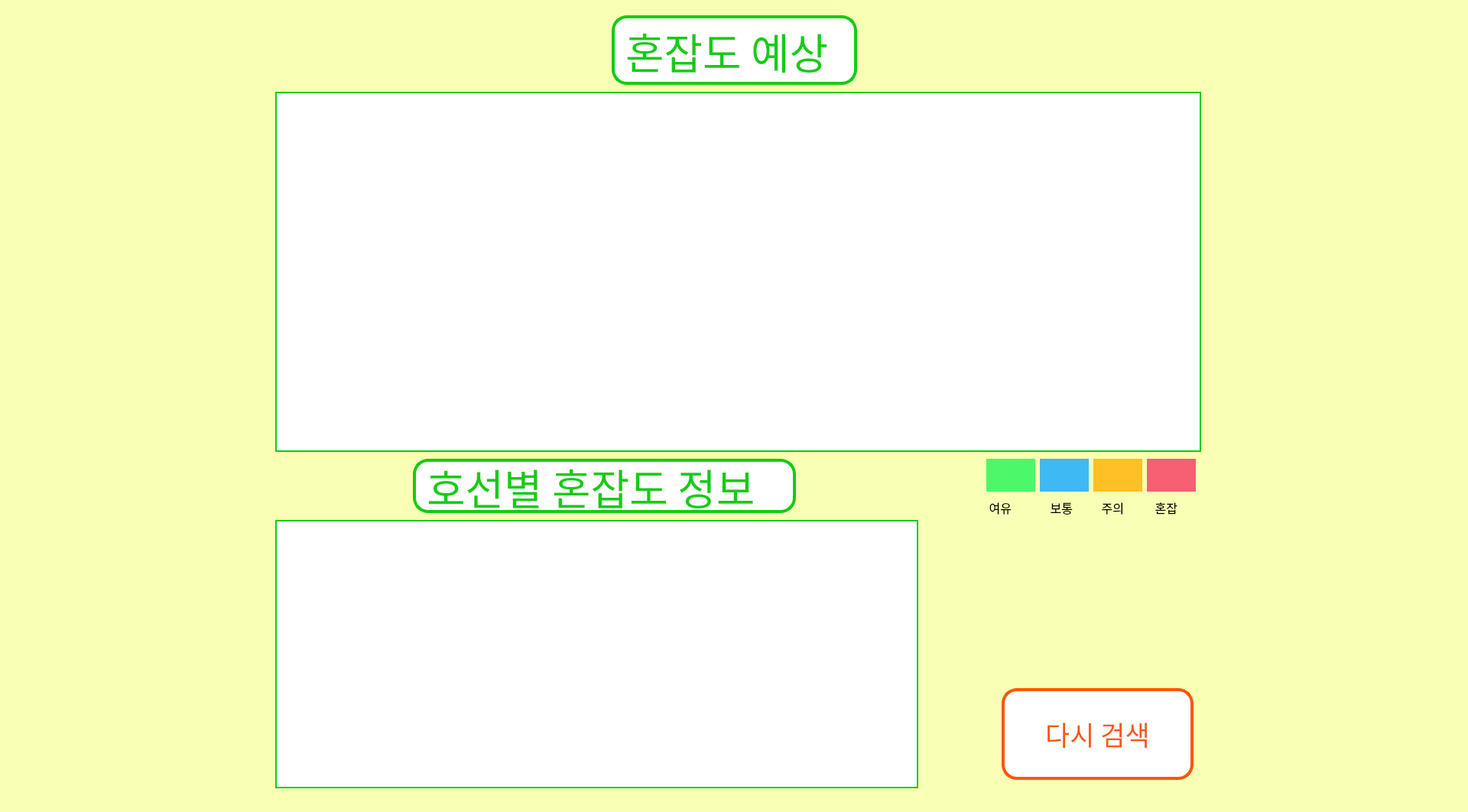
<?xml version="1.0" encoding="UTF-8"?>
<ui version="4.0">
 <class>Form</class>
 <widget class="QWidget" name="Form">
  <property name="geometry">
   <rect>
    <x>0</x>
    <y>0</y>
    <width>1920</width>
    <height>1062</height>
   </rect>
  </property>
  <property name="windowTitle">
   <string>Form</string>
  </property>
  <property name="styleSheet">
   <string notr="true">background-color: rgba(249, 255, 181, 250);</string>
  </property>
  <widget class="QLabel" name="label_2">
   <property name="geometry">
    <rect>
     <x>1290</x>
     <y>646</y>
     <width>64</width>
     <height>36</height>
    </rect>
   </property>
   <property name="font">
    <font>
     <family>오뮤 다예쁨체</family>
     <pointsize>12</pointsize>
    </font>
   </property>
   <property name="styleSheet">
    <string notr="true">qproperty-alignment: 'AlignCenter';</string>
   </property>
   <property name="text">
    <string> 여유 </string>
   </property>
  </widget>
  <widget class="QLabel" name="label_3">
   <property name="geometry">
    <rect>
     <x>1290</x>
     <y>600</y>
     <width>64</width>
     <height>43</height>
    </rect>
   </property>
   <property name="styleSheet">
    <string notr="true">background-color: rgb(76, 248, 106);</string>
   </property>
   <property name="text">
    <string/>
   </property>
  </widget>
  <widget class="QLabel" name="label_4">
   <property name="geometry">
    <rect>
     <x>1363</x>
     <y>646</y>
     <width>61</width>
     <height>36</height>
    </rect>
   </property>
   <property name="font">
    <font>
     <family>오뮤 다예쁨체</family>
     <pointsize>12</pointsize>
    </font>
   </property>
   <property name="text">
    <string>   보통</string>
   </property>
  </widget>
  <widget class="QLabel" name="label_5">
   <property name="geometry">
    <rect>
     <x>1360</x>
     <y>600</y>
     <width>64</width>
     <height>43</height>
    </rect>
   </property>
   <property name="styleSheet">
    <string notr="true">background-color: rgb(63, 185, 241);</string>
   </property>
   <property name="text">
    <string/>
   </property>
  </widget>
  <widget class="QLabel" name="label_6">
   <property name="geometry">
    <rect>
     <x>1430</x>
     <y>646</y>
     <width>64</width>
     <height>36</height>
    </rect>
   </property>
   <property name="font">
    <font>
     <family>오뮤 다예쁨체</family>
     <pointsize>12</pointsize>
    </font>
   </property>
   <property name="text">
    <string>   주의</string>
   </property>
  </widget>
  <widget class="QLabel" name="label_7">
   <property name="geometry">
    <rect>
     <x>1430</x>
     <y>600</y>
     <width>64</width>
     <height>43</height>
    </rect>
   </property>
   <property name="styleSheet">
    <string notr="true">background-color: rgb(255, 191, 39);</string>
   </property>
   <property name="text">
    <string/>
   </property>
  </widget>
  <widget class="QLabel" name="label_8">
   <property name="geometry">
    <rect>
     <x>1500</x>
     <y>642</y>
     <width>71</width>
     <height>43</height>
    </rect>
   </property>
   <property name="font">
    <font>
     <family>오뮤 다예쁨체</family>
     <pointsize>12</pointsize>
    </font>
   </property>
   <property name="text">
    <string>   혼잡</string>
   </property>
  </widget>
  <widget class="QLabel" name="label_9">
   <property name="geometry">
    <rect>
     <x>1500</x>
     <y>600</y>
     <width>64</width>
     <height>43</height>
    </rect>
   </property>
   <property name="styleSheet">
    <string notr="true">background-color: rgb(247, 95, 115);</string>
   </property>
   <property name="text">
    <string/>
   </property>
  </widget>
  <widget class="QTableWidget" name="table">
   <property name="geometry">
    <rect>
     <x>360</x>
     <y>120</y>
     <width>1211</width>
     <height>471</height>
    </rect>
   </property>
   <property name="font">
    <font>
     <family>오뮤 다예쁨체</family>
     <pointsize>22</pointsize>
    </font>
   </property>
   <property name="styleSheet">
    <string notr="true">background-color: rgb(255, 255, 255);
color: rgb(0, 0, 0);
border: 2px solid rgb(20, 204, 20);</string>
   </property>
  </widget>
  <widget class="QLabel" name="label_10">
   <property name="geometry">
    <rect>
     <x>800</x>
     <y>20</y>
     <width>321</width>
     <height>91</height>
    </rect>
   </property>
   <property name="font">
    <font>
     <family>오뮤 다예쁨체</family>
     <pointsize>41</pointsize>
    </font>
   </property>
   <property name="styleSheet">
    <string notr="true">qproperty-alignment: 'AlignCenter';
color: rgb(20, 204, 20);
	background-color: white;
	border: 4px solid rgb(20, 204, 20);
	border-radius: 20px;</string>
   </property>
   <property name="text">
    <string>혼잡도 예상</string>
   </property>
  </widget>
  <widget class="QTableWidget" name="table_an">
   <property name="geometry">
    <rect>
     <x>360</x>
     <y>680</y>
     <width>841</width>
     <height>351</height>
    </rect>
   </property>
   <property name="font">
    <font>
     <family>오뮤 다예쁨체</family>
     <pointsize>22</pointsize>
    </font>
   </property>
   <property name="styleSheet">
    <string notr="true">background-color: rgb(255, 255, 255);
color: rgb(0, 0, 0);
border: 2px solid rgb(20, 204, 20);</string>
   </property>
  </widget>
  <widget class="QPushButton" name="button_re2">
   <property name="geometry">
    <rect>
     <x>1310</x>
     <y>900</y>
     <width>251</width>
     <height>120</height>
    </rect>
   </property>
   <property name="font">
    <font>
     <family>오뮤 다예쁨체</family>
     <pointsize>26</pointsize>
    </font>
   </property>
   <property name="styleSheet">
    <string notr="true">color: rgb(251, 86, 7);
	background-color: white;
	border: 4px solid rgb(251, 86, 7);
	border-radius: 20px;</string>
   </property>
   <property name="text">
    <string>다시 검색</string>
   </property>
  </widget>
  <widget class="QLabel" name="label_11">
   <property name="geometry">
    <rect>
     <x>540</x>
     <y>600</y>
     <width>501</width>
     <height>71</height>
    </rect>
   </property>
   <property name="font">
    <font>
     <family>오뮤 다예쁨체</family>
     <pointsize>41</pointsize>
    </font>
   </property>
   <property name="styleSheet">
    <string notr="true">qproperty-alignment: 'AlignCenter';
color: rgb(20, 204, 20);
	background-color: white;
	border: 4px solid rgb(20, 204, 20);
	border-radius: 20px;</string>
   </property>
   <property name="text">
    <string>호선별 혼잡도 정보</string>
   </property>
  </widget>
 </widget>
 <resources/>
 <connections/>
</ui>
